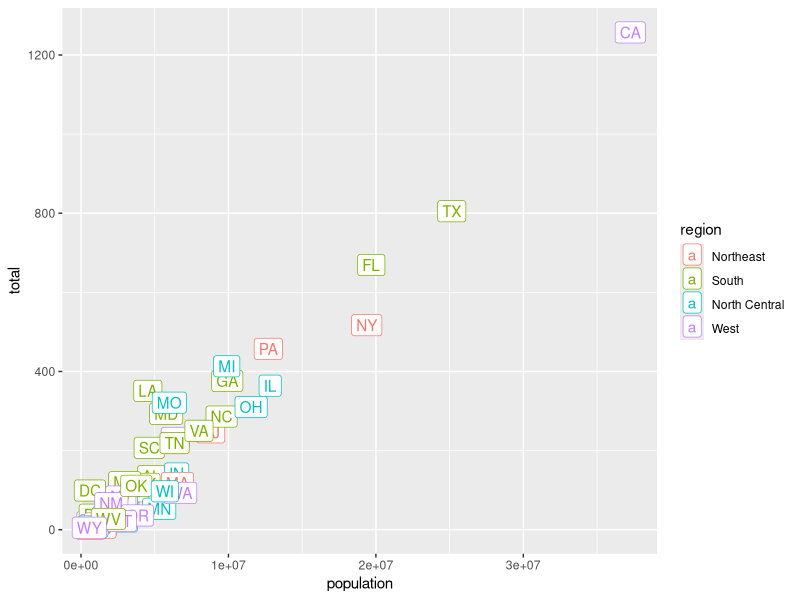
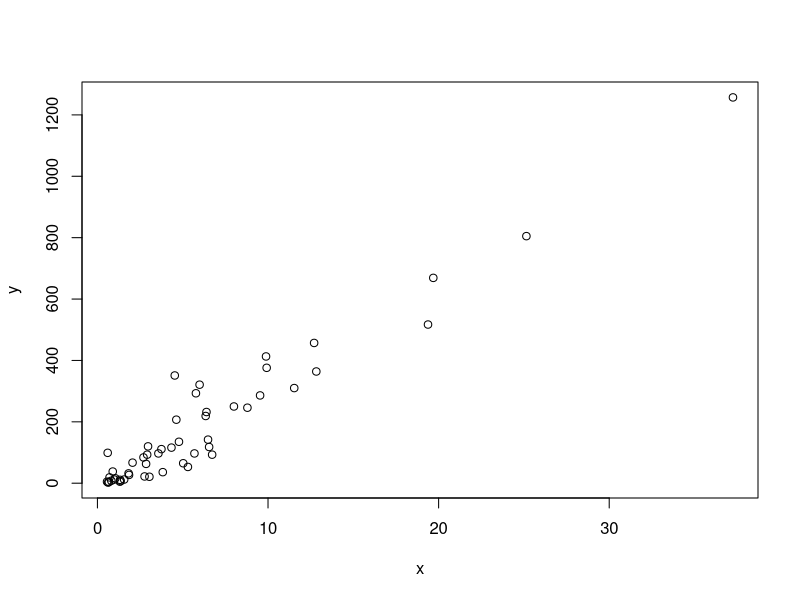
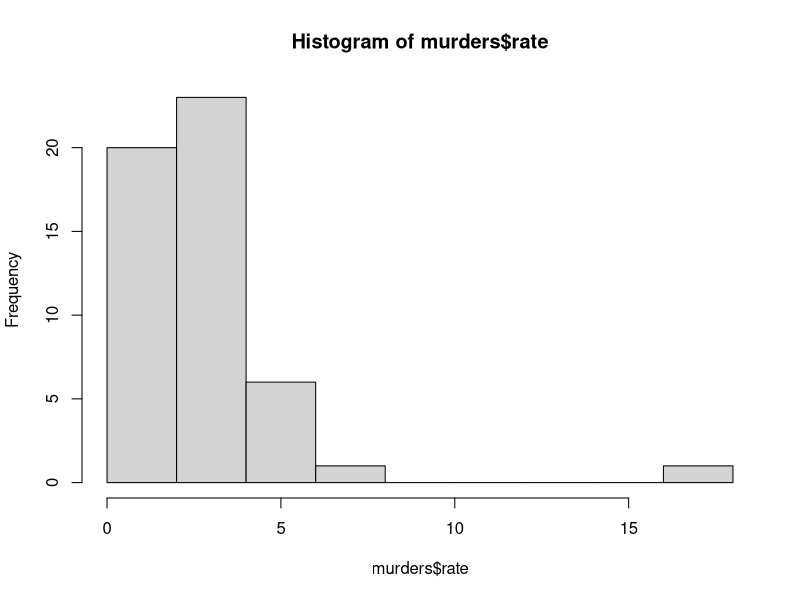
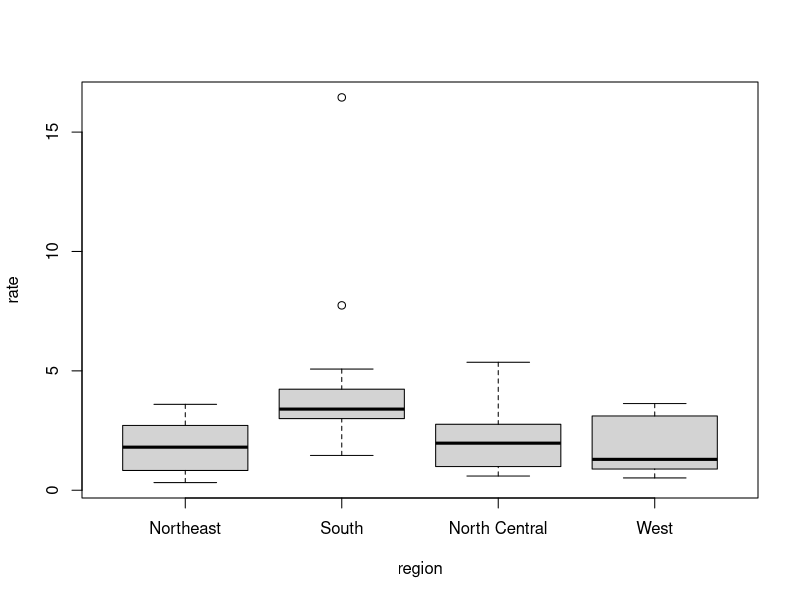
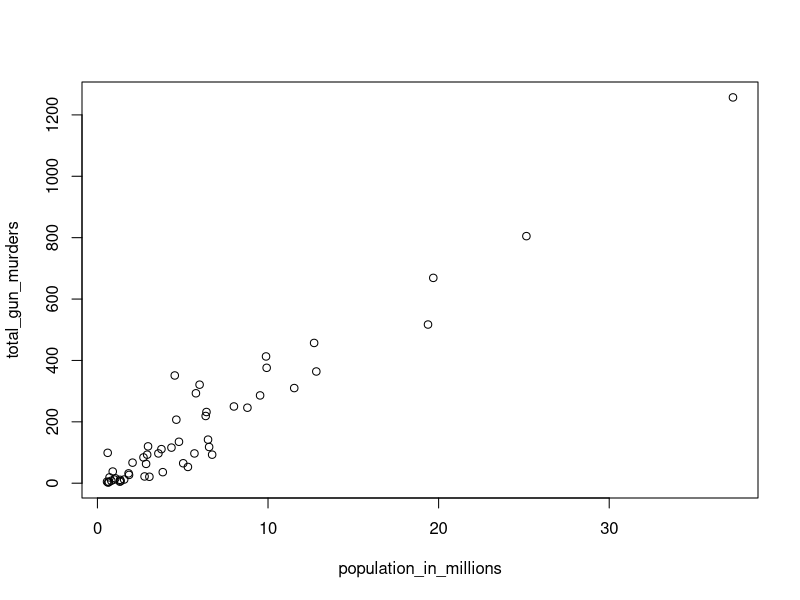
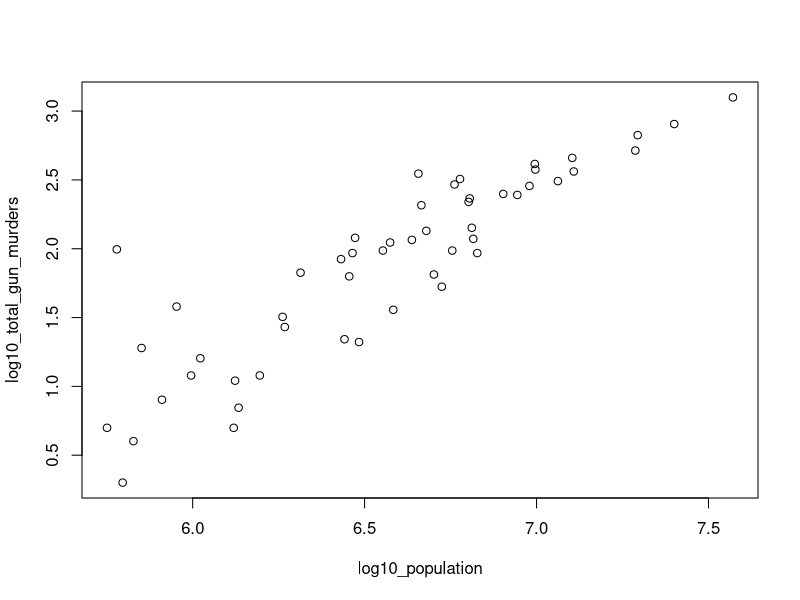
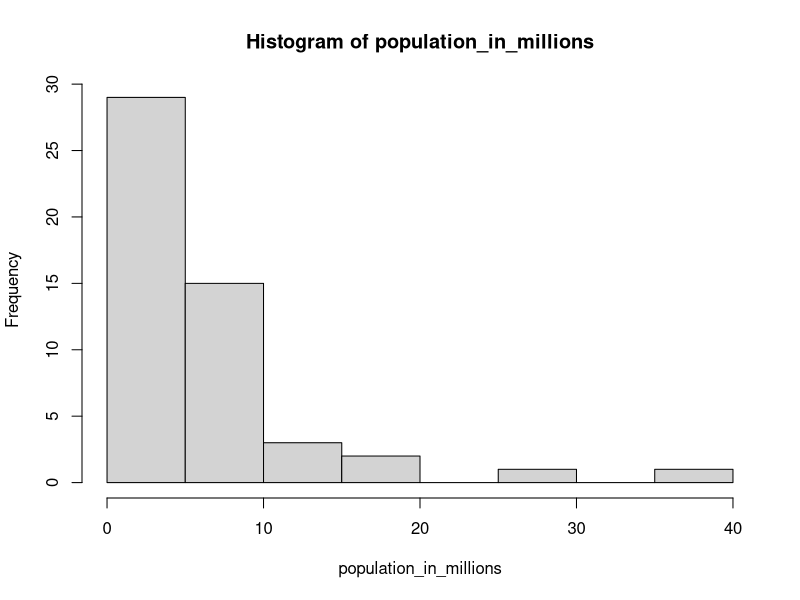
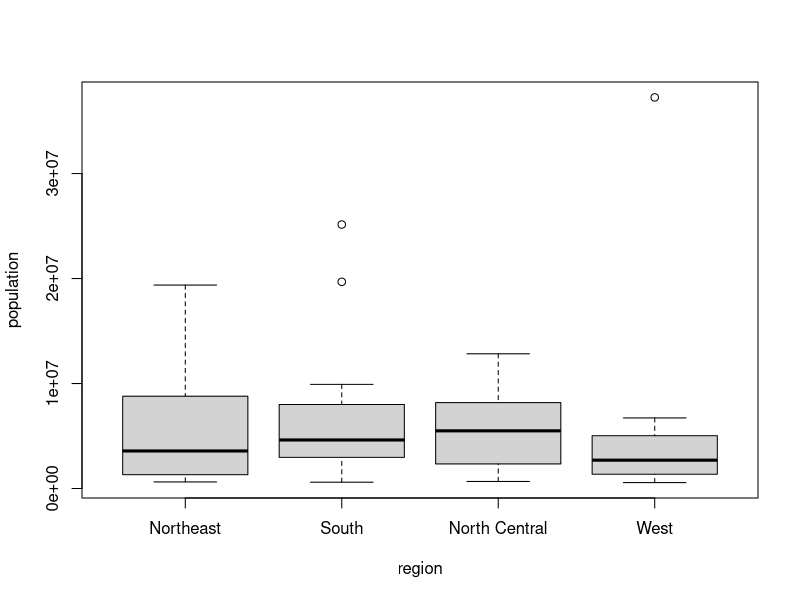

R code for these plots, in order: (Note: this script raises an error after producing the figures.)
# installing the dslabs package
install.packages("dslabs")
# loading the dslabs package into the R session
library(dslabs)
install.packages("dslabs")  # to install a single package
install.packages("tidyverse", "dslabs") # to install two packages at the same time
installed.packages() # to see the list of all installed packages
library(tidyverse)
library(dslabs)
data(murders)

murders %>%
  ggplot(aes(population, total, label=abb, color=region)) +
  geom_label()

# assigning values to variables
a <-1
b <-1
c <--1

# solving the quadratic equation
(-b + sqrt(b^2 - 4*a*c))/(2*a)
(-b - sqrt(b^2 - 4*a*c))/(2*a)

# loading the dslabs package and the murders dataset
library(dslabs)
data(murders)

# determining that the murders dataset is of the "data frame" class
class(murders)
# finding out more about the structure of the object
str(murders)
# showing the first 6 lines of the dataset
head(murders)

# using the accessor operator to obtain the population column
murders$population
# displaying the variable names in the murders dataset
names(murders)
# determining how many entries are in a vector
pop <- murders$population
length(pop)
# vectors can be of class numeric and character
class(pop)
class(murders$state)

# logical vectors are either TRUE or FALSE
z <- 3 == 2
z
class(z)

# factors are another type of class
class(murders$region)
# obtaining the levels of a factor
levels(murders$region)

# SECTION 2
# We may create vectors of class numeric or character with the concatenate function
codes <- c(380, 124, 818)
country <- c("italy", "canada", "egypt")

# We can also name the elements of a numeric vector
# Note that the two lines of code below have the same result
codes <- c(italy = 380, canada = 124, egypt = 818)
codes <- c("italy" = 380, "canada" = 124, "egypt" = 818)

# We can also name the elements of a numeric vector using the names() function
codes <- c(380, 124, 818)
country <- c("italy","canada","egypt")
names(codes) <- country

# We can create sequences using seq
# seq(Start, End, Increment)
# integers increment by one has a short hand
seq(1,10)
seq(1, 10, 2)
1:10

# Using square brackets is useful for subsetting to access specific elements of a vector
codes[2]
codes[c(1,3)]
codes[1:2]

# If the entries of a vector are named, they may be accessed by referring to their name
codes["canada"]
codes[c("egypt","italy")]

# R coerced the data into characters. It guessed that because you put a character 
# string in the vector, you meant the 1 and 3 to actually be character strings, "1" and "3".
x <- c(1, "canada", 3)

#Sorting
library(dslabs)
data(murders)
sort(murders$total)

x <- c(31, 4, 15, 92, 65)
x
sort(x)    # puts elements in order

index <- order(x)    # returns index that will put x in order
x[index]    # rearranging by this index puts elements in order
order(x)

murders$state[1:10]
murders$abb[1:10]

index <- order(murders$total)
murders$abb[index]    # order abbreviations by total murders

max(murders$total)    # highest number of total murders
i_max <- which.max(murders$total)    # index with highest number of murders
murders$state[i_max]    # state name with highest number of total murders

x <- c(31, 4, 15, 92, 65)
x
rank(x)    # returns ranks (smallest to largest)

# Define a variable states to be the state names from the murders data frame
states <- murders$state

# Define a variable ranks to determine the population size ranks 
ranks <- rank(murders$population)

# Define a variable ind to store the indexes needed to order the population values
ind <- order(murders$population)

# Create a data frame my_df with the state name and its rank and ordered from least populous to most 
my_df <- data.frame(States = states[ind], ranks = ranks[ind])

# Using new dataset 
library(dslabs)
data(na_example)

# Checking the structure 
str(na_example)

# Find out the mean of the entire dataset 
mean(na_example)

# Use is.na to create a logical index ind that tells which entries are NA
is.na(na_example)

# Determine how many NA ind has using the sum function
sum(is.na(na_example))

# Note what we can do with the ! operator
x <- c(1, 2, 3)
ind <- c(FALSE, TRUE, FALSE)
x[!ind]

# Create the ind vector
library(dslabs)
data(na_example)
ind <- is.na(na_example)

# We saw that this gives an NA
mean(na_example)

# Compute the average, for entries of na_example that are not NA 
mean(na_example[!ind])

# The name of the state with the maximum population is found by doing the following
murders$state[which.max(murders$population)]

# how to obtain the murder rate
murder_rate <- murders$total / murders$population * 100000

# ordering the states by murder rate, in decreasing order
murders$state[order(murder_rate, decreasing=TRUE)]

# Assign city names to `city` 
city <- c("Beijing", "Lagos", "Paris", "Rio de Janeiro", "San Juan", "Toronto")

# Store temperature values in `temp`
temp <- c(35, 88, 42, 84, 81, 30)

# Convert temperature into Celsius and overwrite the original values of 'temp' with these Celsius values
temp <- 5/9 * (temp - 32)

# Create a data frame `city_temps` 
city_temps <- data.frame(City = city, Temperature = temp)

# Define an object `x` with the numbers 1 through 100
x <- 1:100
# Compute the sum 
sum(1/x^2)

# Load the data
library(dslabs)
data(murders)

# Store the per 100,000 murder rate for each state in murder_rate
murder_rate <- murders$total / murders$population * 100000

# Calculate the average murder rate in the US 
mean(murder_rate)

# defining murder rate as before
murder_rate <- murders$total / murders$population * 100000
# creating a logical vector that specifies if the murder rate in that state is less than or equal to 0.71
index <- murder_rate <= 0.71
# determining which states have murder rates less than or equal to 0.71
murders$state[index]
# calculating how many states have a murder rate less than or equal to 0.71
sum(index)

# creating the two logical vectors representing our conditions
west <- murders$region == "West"
safe <- murder_rate <= 1
# defining an index and identifying states with both conditions true
index <- safe & west
murders$state[index]

x <- c(FALSE, TRUE, FALSE, TRUE, TRUE, FALSE)
which(x)    # returns indices that are TRUE

# to determine the murder rate in Massachusetts we may do the following
index <- which(murders$state == "Massachusetts")
index
murder_rate[index]

# to obtain the indices and subsequent murder rates of New York, Florida, Texas, we do:
index <- match(c("New York", "Florida", "Texas"), murders$state)
index
murders$state[index]
murder_rate[index]

x <- c("a", "b", "c", "d", "e")
y <- c("a", "d", "f")
y %in% x

# to see if Boston, Dakota, and Washington are states
c("Boston", "Dakota", "Washington") %in% murders$state

# Store the murder rate per 100,000 for each state, in `murder_rate`
murder_rate <- murders$total / murders$population * 100000
# Store the `murder_rate < 1` in `low` 
low <- murder_rate < 1
# Get the indices of entries that are below 1
which(low)
# Names of states with murder rates lower than 1
murders$state[low]
# Create a vector ind for states in the Northeast and with murder rates lower than 1. 
ind <- murders$region == "Northeast" & low
# Names of states in `ind` 
murders$state[ind]
# Compute the average murder rate using `mean` and store it in object named `avg`
avg <- mean(murder_rate)
# How many states have murder rates below avg ? Check using sum 
sum(murder_rate<avg)
# Store the 3 abbreviations in a vector called `abbs` (remember that they are character vectors and need quotes)
abbs <- c("AK", "MI", "IA")
# Match the abbs to the murders$abb and store in ind
ind <- match(abbs,murders$abb)
# Print state names from ind
murders$state[ind]
# Store the 5 abbreviations in `abbs`. (remember that they are character vectors)
abbs <- c("MA", "ME", "MI", "MO", "MU")
# Use the %in% command to check if the entries of abbs are abbreviations in the the murders data frame
abbs%in%murders$abb
# Use the `which` command and `!` operator to find out which index abbreviations are not actually part of the dataset and store in `ind`
ind <- which(!(abbs%in%murders$abb))
# Names of abbreviations in `ind`
abbs[ind]

# Section 3.2 Data Wrangling
# installing and loading the dplyr package
install.packages("dplyr")
library(dplyr)
# adding a column with mutate
library(dslabs)
data("murders")
murders <- mutate(murders, rate = total / population * 100000)
# subsetting with filter
filter(murders, rate <= 0.71)
# selecting columns with select
new_table <- select(murders, state, region, rate)
# using the pipe
murders %>% select(state, region, rate) %>% filter(rate <= 0.71)
# creating a data frame with stringAsFactors = FALSE
grades <- data.frame(names = c("John", "Juan", "Jean", "Yao"), 
                     exam_1 = c(95, 80, 90, 85), 
                     exam_2 = c(90, 85, 85, 90),
                     stringsAsFactors = FALSE)
# Loading data
library(dslabs)
data(murders)
# Loading dplyr
library(dplyr)
# Redefine murders so that it includes a column named rate with the per 100,000 murder rates
murders <- mutate(murders, rate = total / population * 100000)
# Note that if you want ranks from highest to lowest you can take the negative and then compute the ranks 
x <- c(88, 100, 83, 92, 94)
rank(-x)
# Defining rate
rate <-  murders$total/ murders$population * 100000
# Redefine murders to include a column named rank
# with the ranks of rate from highest to lowest
murders <- mutate(murders, rank = rank(-rate))
# Use select to only show state names and abbreviations from murders
select(murders,state,abb)
# Filter to show the top 5 states with the highest murder rates
filter(murders, rank <= 5)
# Use filter to create a new data frame no_south
no_south <- filter(murders, region != "South")
# Use nrow() to calculate the number of rows
nrow(no_south)
# Create a new data frame called murders_nw with only the states from the northeast and the west
murders_nw <- filter(murders, region %in% c("Northeast", "West"))
# Number of states (rows) in this category 
nrow(murders_nw)
# Create a table, call it my_states, that satisfies both the conditions 
my_states <- filter(murders, region %in% c("Northeast", "West") & rate < 1)
# Use select to show only the state name, the murder rate and the rank
select(my_states, state, rate, rank)
# show the result and only include the state, rate, and rank columns, all in one line, in that order
murders  %>% filter(region %in% c("Northeast", "West") & rate < 1) %>% select(state,rate,rank)
# Create new data frame called my_states (with specifications in the instructions)
my_states <- murders %>% mutate(rate =  total / population * 100000, rank = rank(-rate)) %>% filter(region %in% c("Northeast", "West") & rate < 1) %>% select(state,rate,rank)

#section 3.3 basic plots
library(dplyr)
library(dslabs)
data("murders")
# a simple scatterplot of total murders versus population
x <- murders$population /10^6
y <- murders$total
plot(x, y)
# a histogram of murder rates
murders <- mutate(murders, rate = total / population * 100000)
hist(murders$rate)
# boxplots of murder rates by region
boxplot(rate~region, data = murders)
# Load the datasets and define some variables
library(dslabs)
data(murders)
population_in_millions <- murders$population/10^6
total_gun_murders <- murders$total
plot(population_in_millions, total_gun_murders)
# Transform population (not population in millions) using the log10 transformation and save to object log10_population
log10_population <- log10(murders$population)
# Transform total gun murders using log10 transformation and save to object log10_total_gun_murders
log10_total_gun_murders <- log10(murders$total)
# Create a scatterplot with the log scale transformed population and murders 
plot(log10_population, log10_total_gun_murders)
# Create a histogram of this variable
hist(population_in_millions)
# Create a boxplot of state populations by region for the murders dataset
boxplot(population~region, data=murders)

#section 4 Programming Basics
# an example showing the general structure of an if-else statement
a <- 0
if(a!=0){
  print(1/a)
} else{
  print("No reciprocal for 0.")
}
# an example that tells us which states, if any, have a murder rate less than 0.5
library(dslabs)
data(murders)
murder_rate <- murders$total / murders$population*100000
ind <- which.min(murder_rate)
if(murder_rate[ind] < 0.5){
  print(murders$state[ind]) 
} else{
  print("No state has murder rate that low")
}
# changing the condition to < 0.25 changes the result
if(murder_rate[ind] < 0.25){
  print(murders$state[ind]) 
} else{
  print("No state has a murder rate that low.")
}
# the ifelse() function works similarly to an if-else conditional
a <- 0
ifelse(a > 0, 1/a, NA)
# the ifelse() function is particularly useful on vectors
a <- c(0,1,2,-4,5)
result <- ifelse(a > 0, 1/a, NA)
# the ifelse() function is also helpful for replacing missing values
data(na_example)
no_nas <- ifelse(is.na(na_example), 0, na_example) 
sum(is.na(no_nas))
# the any() and all() functions evaluate logical vectors
z <- c(TRUE, TRUE, FALSE)
any(z)
all(z)
# example of defining a function to compute the average of a vector x
avg <- function(x){
  s <- sum(x)
  n <- length(x)
  s/n
}
# we see that the above function and the pre-built R mean() function are identical
x <- 1:100
identical(mean(x), avg(x))
# variables inside a function are not defined in the workspace
s <- 3
avg(1:10)
s
# the general form of a function
#my_function <- function(VARIABLE_NAME){
#  perform operations on VARIABLE_NAME and calculate VALUE
#  VALUE
#}
# functions can have multiple arguments as well as default values
avg <- function(x, arithmetic = TRUE){
  n <- length(x)
  ifelse(arithmetic, sum(x)/n, prod(x)^(1/n))
}
# creating a function that computes the sum of integers 1 through n
compute_s_n <- function(n){
  x <- 1:n
  sum(x)
}
# a very simple for-loop
for(i in 1:5){
  print(i)
}
# a for-loop for our summation
m <- 25
s_n <- vector(length = m) # create an empty vector
for(n in 1:m){
  s_n[n] <- compute_s_n(n)
}
# creating a plot for our summation function
n <- 1:m
plot(n, s_n)
# a table of values comparing our function to the summation formula
head(data.frame(s_n = s_n, formula = n*(n+1)/2))
# overlaying our function with the summation formula
plot(n, s_n)
lines(n, n*(n+1)/2)
# Assign the state abbreviation when the state name is longer than 8 characters 
new_names <- ifelse(nchar(murders$state) > 8, murders$abb, murders$state)
# Create function called `sum_n`
sum_n <- function(n){
  sum(1:n)
}
# Use the function to determine the sum of integers from 1 to 5000
sum_n(5000)
# Create `altman_plot` 
altman_plot <- function(x,y){
  plot(x+y,y-x)
}
# Run this code 
x <- 3
my_func <- function(y){
  x <- 5
  y+5
}
# Print the value of x 
print(x)
# Here is an example of a function that adds numbers from 1 to n
example_func <- function(n){
  x <- 1:n
  sum(x)
}
# Here is the sum of the first 100 numbers
example_func(100)
# Write a function compute_s_n with argument n that for any given n computes the sum of 1 + 2^2 + ...+ n^2
compute_s_n <- function(n){
  x <- (1:n)^2
  sum(x)
}
# Report the value of the sum when n=10
compute_s_n(10)
# Define a function and store it in `compute_s_n`
compute_s_n <- function(n){
  x <- 1:n
  sum(x^2)
}
# Create a vector for storing results
s_n <- vector("numeric", 25)
# write a for-loop to store the results in s_n
n <- 25
for(i in 1:n){
  s_n[i] <- compute_s_n(i)
}
# Define the vector of n
n <- 1:25
# Define the vector to store data
s_n <- vector("numeric", 25)
for(i in n){
  s_n[i] <- compute_s_n(i)
}
#  Create the plot 
plot(n,s_n)
# Define the function
compute_s_n <- function(n){
  x <- 1:n
  sum(x^2)
}
# Define the vector of n
n <- 1:25
# Define the vector to store data
s_n <- vector("numeric", 25)
for(i in n){
  s_n[i] <- compute_s_n(i)
}
# Check that s_n is identical to the formula given in the instructions.
identical(s_n,n*(n+1)*(2*n+1)/6)


# write a function to get the slope, standard error, and pvalue
get_slope <- function(data) {
  fit <- lm(R ~ BB, data = data)
  sum.fit <- summary(fit)
  
  data.frame(slope = sum.fit$coefficients[2, "Estimate"], 
             se = sum.fit$coefficients[2, "Std. Error"],
             pvalue = sum.fit$coefficients[2, "Pr(>|t|)"])
}
#take the tibble dat and add three new columns the coefficient, se, and p-value for the BB term
dat %>% 
  group_by(HR) %>% 
  do(get_slope(.))
#create a tibble with league id, HR, BB,and R
dat <- Teams %>% filter(yearID %in% 1961:2001) %>%
  mutate(HR = HR/G,
         R = R/G) %>%
  select(lgID, HR, BB, R) 
#check if the relationship between HR and R varies by league
dat %>% 
  group_by(lgID) %>% 
  do(tidy(lm(R ~ HR, data = .), conf.int = T)) %>% 
  filter(term == "HR") 
dat %>% 
  group_by(lgID) %>% 
  do(glance(lm(R ~ HR, data = .)))
dat %>% 
  do(tidy(lm(R ~ HR, data = .), conf.int = T)) %>% 
  filter(term == "HR")
dat %>% 
  group_by(lgID) %>% 
  do(mod = lm(R ~ HR, data = .))
